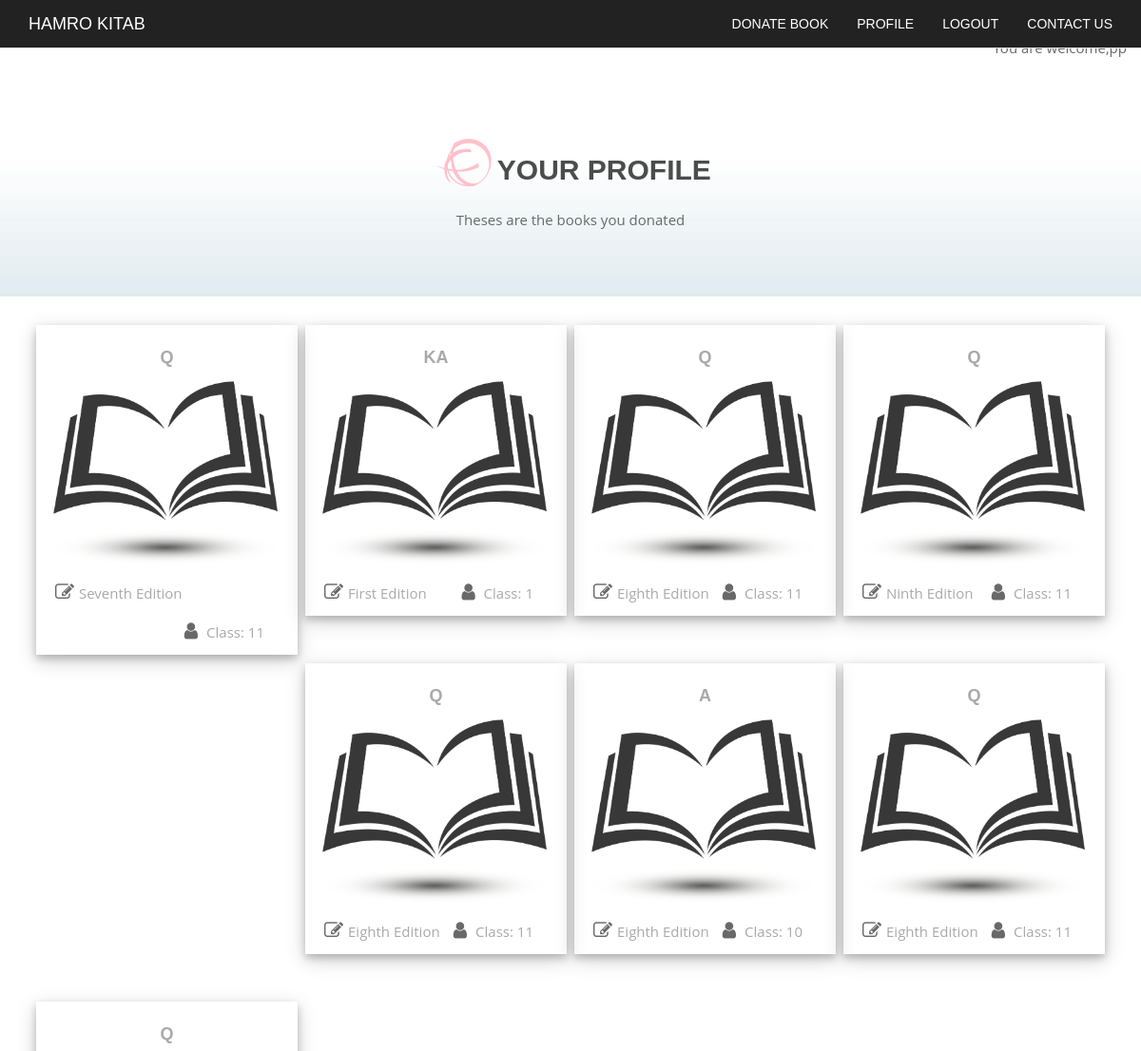
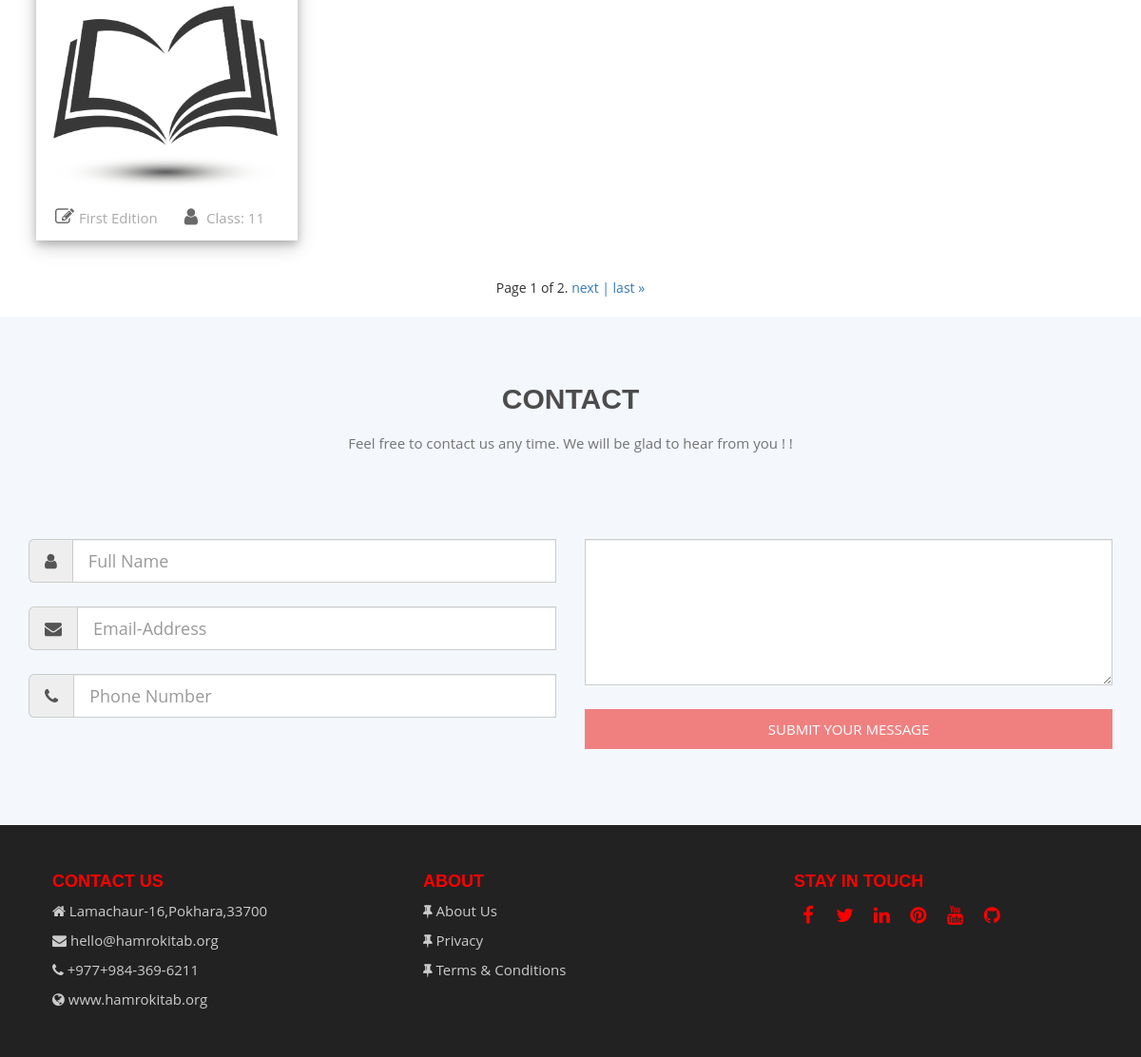
The app's page /profile/ (signed in) with its own data (2 pictures, top to bottom).
### donate/models.py (models this page shows, shortened)
class Details(models.Model):
    user= models.ForeignKey(settings.AUTH_USER_MODEL, null=True)
    Name = models.CharField(max_length=200)
    Class= models.IntegerField(validators=[MaxValueValidator(13), MinValueValidator(1)])
    Publisher= models.CharField(max_length=200)
    Edition= models.CharField(max_length=10, choices=EDITION_CHOICES)
    Status= models.CharField(max_length=10, choices=ST_CHOICES)
    Your_District= models.CharField(max_length=100)
    Ward_number= models.IntegerField(validators=[MaxValueValidator(36), MinValueValidator(1)])
    Phone_number= models.CharField(max_length=100)

### donate/views.py (the view)
# urls.py: url(r'^profile/$', donate_views.profile, name='profile'),
@login_required(login_url='/login/')
def profile(request):
    queryset_list = Details.objects.filter(user_id=request.user.id).order_by("-id")
    paginator = Paginator(queryset_list, 8)  # Show 25 contacts per page
    page_request_var = "page"
    page = request.GET.get(page_request_var)
    try:
        queryset = paginator.page(page)
    except PageNotAnInteger:
        queryset = paginator.page(1)
    except EmptyPage:
        queryset = paginator.page(paginator.num_pages)
    context = {
        "queryset_list": queryset,
        "page_request_var": page_request_var
    }
    return render(request, 'donate/profile.html', context)

### donate/templates/donate/profile.html (shortened to what this page needs)
{% load staticfiles %}
<!DOCTYPE html>
<html lang="en">
  <head>
            <link rel="stylesheet" href="{% static 'donate/css/hover.css">
    <link href="{% static 'donate/css/bootstrap.min.css' %}" rel="stylesheet">
    <link rel="stylesheet" href="{% static 'donate/font-awesome-4.7.0/css/font-awesome.min.css' %}">
    <link rel="stylesheet" href="{% static 'donate/css/animate.min.css' %}">
    <link rel = "stylesheet" href="{% static 'donate/css/profile.css' %}">
  </head>
  <body>
    <div id="myNavbar" class="navbar navbar-default navbar-fixed-top" role="navigation">
        <div class="container">
            <div class="navbar-header">
                   <a href="{% url 'index' %}" class="navbar-brand">Hamro Kitab</a>
            </div>
            <div class="navbar-collapse collapse">
                <ul class="nav navbar-nav navbar-right">
                    <li><a href="{% url 'donate_book' %}">Donate Book</a></li>
                    {% if user.is_authenticated %}
                    <li><a href="{% url 'profile' %}">Profile</a></li>
                    {% endif %}
                    {% if user.is_authenticated %}
                    <li><a href="{% url 'logout' %}">Logout</a></li>
                    {% endif %}
                    <li><a href="#contact">Contact us</a></li>
                </ul>
            </div>
        </div>
    </div>
        <div  class="search_l">
          <div class="container">
             <div class="row">
                 <div class="welcome"> <p> You are welcome,{{request.user}}</p></div>
            </div>
              <div class="row">
                  <h2 class="wow fadeInUp"><i class="fa fa-ravelry" aria-hidden="true"></i>Your profile</h2>
                  <p class="wow fadeInUp" data-wow-delay="0.4s">Theses are the books you donated </p>
                    </div>
                  </div>
                    </div>
      <div class="hostel_ko_list">
      <div class="container">
{% for obj  in queryset_list %}
          <div class="border hvr-float col-lg-3 col-md-3  wow fadeInUp" data-wow-delay="0.1s "> <a href=' {% url "book_detail" id=obj.id %} ' ><h4>{{obj.Name}} </h4><img class="id3h " src="{% static 'donate/images/fav.png' %}"></a><div class="eta"><p><i class="fa fa-pencil-square-o" aria-hidden="true"></i>{{obj.Edition}} Edition</p></div> <div class="uta" ><p><i class="fa fa-user" aria-hidden="true"></i> Class: {{obj.Class}} </p></div></div>
{% endfor %}
</div>
<div class="pagin">
    <span class="step-links">
        <span class="current">
            Page {{ queryset_list.number }} of {{ queryset_list.paginator.num_pages }}.
        </span>
        {% if queryset_list.has_next %}
            <a href="?page={{ queryset_list.next_page_number }}">next</a>
            <a href="?page={{ queryset_list.paginator.num_pages }}">| last &raquo;</a>
        {% endif %}
    </span>
</div>
      </div>
      <div id="contact" class="contact">
          <div class="container">
              <div class="row">
                  <h2 class="wow fadeInUp">Contact</h2>
                  <p class="wow fadeInUp" data-wow-delay="0.4s">Feel free to contact us any time. We will be glad to hear from you ! !</p>
                      <div class="col-lg-6 col-md-6 col-xs-12">
                      <div class="input-group input-group-lg wow fadeInUp" data-wow-delay="0.8s">
                          <span class="input-group-addon" id-sizing-addon1><i class="fa fa-user" aria hidden="true"></i></span>
                          <input type="text" class="form-control" aria-describeby="sizing-addon1" placeholder="Full Name">
                      </div>
                      <div class="input-group input-group-lg wow fadeInUp" data-wow-delay="1.2s">
                          <span class="input-group-addon" id-sizing-addon1><i class="fa fa-envelope" aria hidden="true"></i></span>
                          <input type="text" class="form-control" aria-describeby="sizing-addon1" placeholder="Email-Address">
                      </div>
                      <div class="input-group input-group-lg wow fadeInUp" data-wow-delay="1.6s">
                          <span class="input-group-addon" id-sizing-addon1><i class="fa fa-phone" aria hidden="true"></i></span>
                          <input type="text" class="form-control" aria-describeby="sizing-addon1" placeholder="Phone Number">
                      </div>
                  </div>
                  <div class="col-lg-6 col-md-6 col-xs-12">
                      <div class="input-group wow fadeInUp" data-wow-delay="2s">
                          <textarea name="" id="" cols="80" rows="7" class="form-control"></textarea>
                      </div>
                      <button class="btn btn-lg wow fadeInUp" data-wow-delay="2.4s">Submit Your Message</button>
                  </div>
              </div>
           </div>
      </div>
              <div id="footer" class="footer">
                  <div class="container">
                      <div class="row">
                          <div class="col-lg-4 col-md-4">
                              <h4 class="wow fadeInUp">Contact Us</h4>
                              <p><i class="fa fa-home" aria hidden="true"></i>  Lamachaur-16,Pokhara,33700</p>
                              <p><i class="fa fa-envelope" aria hidden="true"></i>  hello@hamrokitab.org</p>
                              <p><i class="fa fa-phone" aria hidden="true"></i>  +977+984-369-6211</p>
                              <p><i class="fa fa-globe" aria hidden="true"></i>  www.hamrokitab.org</p>
                          </div>
                          <div class="col-lg-4 col-md-4">
                              <h4 class="wow fadeInUp">About</h4>
                              <p><i class="fa fa-thumb-tack" aria-hidden="true"></i> About Us</p>
                              <p><i class="fa fa-thumb-tack" aria-hidden="true"></i> Privacy</p>
                              <p><i class="fa fa-thumb-tack" aria-hidden="true"></i> Terms & Conditions</p>
                          </div>
                          <div class="col-lg-4 col-md-4">
                              <h4 class="wow fadeInUp">Stay In Touch</h4>
                              <i class="social fa fa-facebook " aria hidden="true"></i>
                              <i class="social fa fa-twitter " aria hidden="true"></i>
                              <i class="social fa fa-linkedin " aria hidden="true"></i>
                              <i class="social fa fa-pinterest " aria hidden="true"></i>
                              <i class="social fa fa-youtube " aria hidden="true"></i>
                              <i class="social fa fa-github " aria hidden="true"></i><br>
                           </div>
                      </div>
                  </div>
              </div>
  </body>
</html>

### donate/static/donate/css/profile.css (style rules this page uses)
* { padding:0; margin: 0; }
body { overflow-x: hidden; font-family: 'Open Sans', sans-serif; text-rendering: optimizeLegibility !important; -webkit-font-smoothing: antialiased !important; }
li { list-style: none; display: inline-block }
a { text-decoration: none; transition: all 500ms ease-in-out; }
h1, h2, h4 { font-family: 'PT Sans Narrow', Arial, sans-serif; text-transform: uppercase; font-weight: 700; }
p { font-size: 15px; line-height: 21px; }
.btn { transition: all 300ms ease-in-out; font-weight: 500 !important; text-transform: uppercase; }
.navbar { background-color: #222222 !important; text-transform: uppercase; font-family: 'PT Sans Narrow', Arial, sans-serif; }
.navbar a { color: #fff !important; }
.welcome { margin-top: 10px; float: right; }
.welcome p { color: aqua; }
.search_l { background-image:url(../images/search_bgk.jpg); padding: 30px 0 30px; text-align: center; }
.search_l p { padding-bottom: 30px; color: dimgray; }
.search_l h2 { color: #4c4c4c; margin: 40px 0 20px; }
.search_l i { padding: 5px; font-size: 50px; border-radius: 50px; color: pink; }
.hostel_ko_list .border { width: 275px; margin-top: 30px; margin-bottom: 20px; margin-left: 8px; border-color:whitesmoke; box-shadow: 0 4px 8px 0 rgba(0, 0, 0, 0.2), 0 6px 20px 0 rgba(0, 0, 0, 0.19); }
.hostel_ko_list h4 { text-align: center; padding-top: 15px; color: darkgray; font-weight: bold; }
.hostel_ko_list p { margin-top: 1px; color: darkgray; }
.hostel_ko_list { border: 20px; }
.hostel_ko_list .eta { float: left; }
.hostel_ko_list i { font-size: 20px; padding: 5px; color: dimgrey; }
.hostel_ko_list .uta { float: right; padding-right: 20px; }
.id3h { width: 100%; height: 200px; margin-bottom: 10px; }
.pagin { margin: 20px 0; text-align:center; }
.contact { padding: 50px 0 80px; text-align: center; background-color:#f4f7fc; }
.contact p { padding-bottom: 80px; color: #737373; }
.contact h2 { color: #4c4c4c; margin: 20px 0 20px; }
.contact .input-group { margin-bottom: 25px; }
.contact .form-control { border-radius: 0 !important; }
.contact .btn { border-radius: 0; width: 100%; font-size: 15px; background-color: #f08080; color: #fff; }
.footer { padding: 40px; color: #cccccc; background-color: #222222; }
.footer h4 { color: red; }
.footer .social { font-size: 20px; height: 30px; width: 30px; text-align: center; padding: 5px; margin-bottom: 10px; color: red; margin-right: 5px; }

### records on screen
Details: Name "Q", Edition "Seventh", Class "11"
Details: Name "KA", Edition "First", Class "1"
Details: Name "Q", Edition "Eighth", Class "11"
Details: Name "Q", Edition "Ninth", Class "11"
Details: Name "Q", Edition "Eighth", Class "11"
Details: Name "A", Edition "Eighth", Class "10"
Details: Name "Q", Edition "Eighth", Class "11"
Details: Name "Q", Edition "First", Class "11"

### other values on screen
{{ queryset_list.number }} "1"
{{ queryset_list.paginator.num_pages }} "2"
